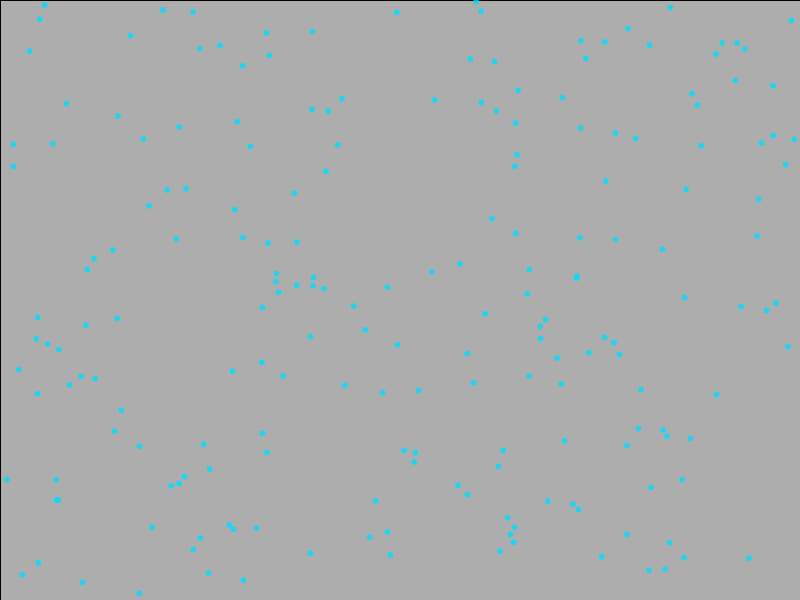
Frame 1 (no input)
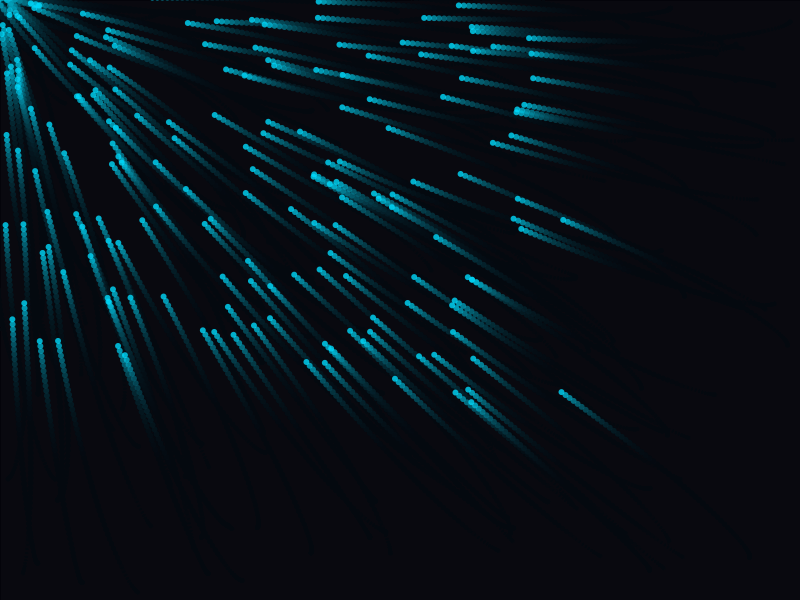
Frame 60 (the mouse pressed at the canvas centre just before this capture)
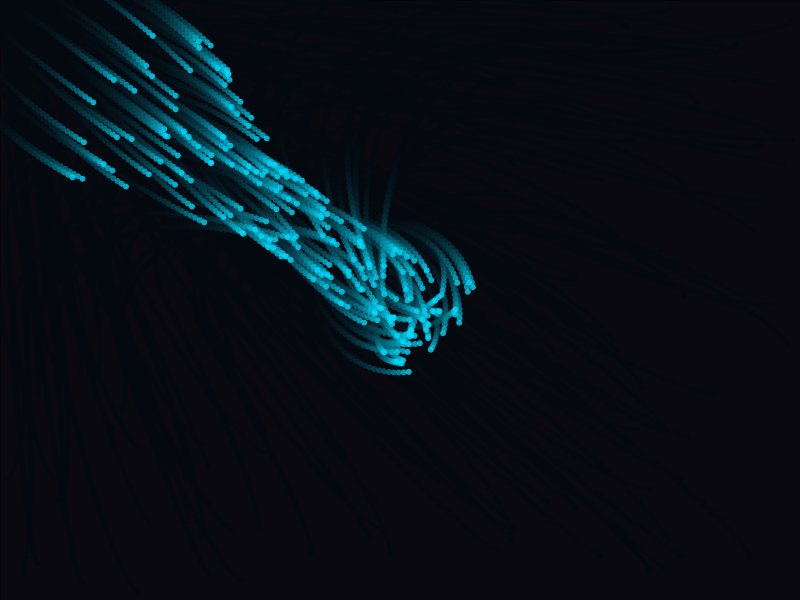
Frame 120 (the mouse held since frame 60 and released just before this capture)

The Processing sketch that drew these frames (run headless with seeded random() and noise(); from frame 60 on, the mouse is pressed at the canvas centre):

// Processing sketch: Enxame Interativo de Partículas
// ── Enxame Interativo de Partículas.pde
ArrayList<Particle> particles = new ArrayList<Particle>();

void setup() {
  size(800, 600);
  for (int i = 0; i < 200; i++) {
    particles.add(new Particle(random(width), random(height)));
  }
}

void draw() {
  fill(5, 5, 12, 40);
  rect(0, 0, width, height);
  
  for (Particle p : particles) {
    p.update();
    p.display();
  }
}

class Particle {
  PVector pos, vel, acc;
  float maxSpeed = 5;
  
  Particle(float x, float y) {
    pos = new PVector(x, y);
    vel = PVector.random2D();
    acc = new PVector(0, 0);
  }
  
  void update() {
    PVector target = new PVector(mouseX, mouseY);
    PVector dir = PVector.sub(target, pos);
    dir.setMag(0.3);
    acc = dir;
    
    vel.add(acc);
    vel.limit(maxSpeed);
    pos.add(vel);
  }
  
  void display() {
    noStroke();
    fill(0, 220, 255, 200);
    ellipse(pos.x, pos.y, 6, 6);
  }
}
